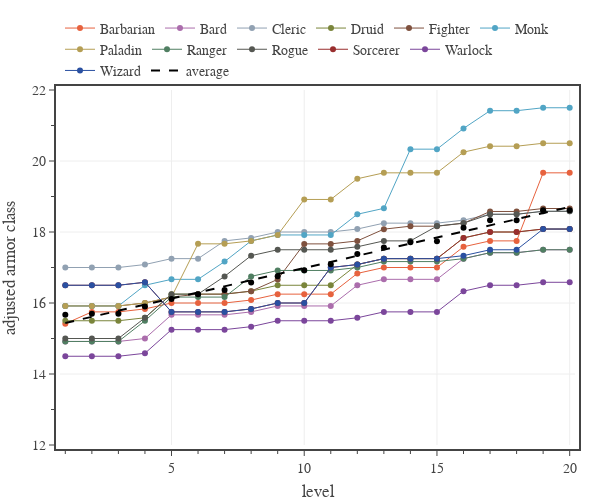

Source (notebook cell):
### Code cell
# Plots adjusted AC for each class.
# create figure
fig = go.Figure(
    layout=go.Layout(
        template=tfb.FIG_TEMPLATE,
        xaxis=dict(
            title_text='level',
            range=[0.8, 20.2],
            tick0=0, dtick=5,
            minor=dict(tick0=0, dtick=1),
        ),
        yaxis=dict(
            title_text='adjusted armor class',
            range=[12, 22],
            tick0=0, dtick=2,
            minor=dict(tick0=0, dtick=1),
        ),
        legend=dict(
            yanchor='bottom',  y=1.01,
            xanchor='left', x=0.00,
            bgcolor='rgba(0,0,0,0)',
            orientation='h',
            tracegroupgap=0,
        )
    )
)

# get PC data
levels = list(range(1,21))
for c in pcs:
    pc = pcs[c]
    sb_ave = np.array([np.mean(list(pc.set_level(lvl).build().get_save_bonuses().values())) for lvl in levels])
    ac_ave = np.array([pc.set_level(lvl).build().get_armor_class() for lvl in levels])
    ef_ave = (sb_ave + 14 + ac_ave)/2
    fig.add_trace(go.Scatter(
        x=levels, 
        y=ef_ave,
        mode='lines+markers', 
        line=dict(color=PC_CLASSES[c]['color'], width=1),
        marker=dict(color=PC_CLASSES[c]['color']),
        name=c,
        hovertemplate=
                f'<b>{c}</b><br>'+
                'level %{x:.0f}<br>'+
                'adj armor class %{y:.1f}'+
                '<extra></extra>'
    ))

# get PC data
levels = list(range(1,21))
sb_matrix = np.zeros([20,len(PC_CLASSES)])
ac_matrix = np.zeros([20,len(PC_CLASSES)])
ef_matrix = np.zeros([20,len(PC_CLASSES)])
pc_names = list(pcs.keys())
for i in range(len(pc_names)):
    pc = pcs[pc_names[i]]
    sb_matrix[:,i] = np.array([np.mean(list(pc.set_level(lvl).build().get_save_bonuses().values())) for lvl in levels])
    ac_matrix[:,i] = np.array([pc.set_level(lvl).build().get_armor_class() for lvl in levels])
    ef_matrix[:,i] = (sb_matrix[:,i] + 14 + ac_matrix[:,i])/2

plot_data_and_fit(
    fig, 
    levels, np.mean(ef_matrix, axis=1), 
    name='average',
    legendgroup='average',
    line=dict(color='black', dash='dash'),
    hovertemplate=
            f'<b>Average</b><br>'+
            'level %{x:.0f}<br>'+
            'save bonus %{y:.1f}'+
            '<extra></extra>',
    print_coefficients=True,
)

# show figure
fig.update_layout(width=600, height=500)
fig.show(config=tfb.FIG_CONFIG)

# save figures
if SAVEFIGS:
    fig.update_layout(autosize=True, width=None, height=None)
    #tfb.save_fig_html(fig, format='large', name=f'./fig-sb-vs-level-large', style='aspect-ratio:600/550')
    #tfb.save_fig_html(fig, format='small', name=f'./fig-sb-vs-level-small', style='aspect-ratio:600/600')

### Figure 1 — Plotly figure (JSON) as saved in the notebook; plotly's stock layout.template omitted (floating-point values rounded to 4 significant figures)
{"data": [{"hovertemplate": "<b>Barbarian</b><br>level %{x:.0f}<br>adj armor class %{y:.1f}<extra></extra>", "line": {"color": "#E7623E", "width": 1}, "marker": {"color": "#E7623E"}, "mode": "lines+markers", "name": "Barbarian", "type": "scatter", "x": [1, 2, 3, 4, 5, 6, 7, 8, 9, 10, 11, 12, 13, 14, 15, 16, 17, 18, 19, 20], "y": [15.42, 15.75, 15.75, 15.83, 16, 16, 16, 16.08, 16.25, 16.25, 16.25, 16.83, 17, 17, 17, 17.58, 17.75, 17.75, 19.67, 19.67]}, {"hovertemplate": "<b>Bard</b><br>level %{x:.0f}<br>adj armor class %{y:.1f}<extra></extra>", "line": {"color": "#AB6DAC", "width": 1}, "marker": {"color": "#AB6DAC"}, "mode": "lines+markers", "name": "Bard", "type": "scatter", "x": [1, 2, 3, 4, 5, 6, 7, 8, 9, 10, 11, 12, 13, 14, 15, 16, 17, 18, 19, 20], "y": [14.92, 14.92, 14.92, 15, 15.67, 15.67, 15.67, 15.75, 15.92, 15.92, 15.92, 16.5, 16.67, 16.67, 16.67, 17.25, 17.42, 17.42, 17.5, 17.5]}, {"hovertemplate": "<b>Cleric</b><br>level %{x:.0f}<br>adj armor class %{y:.1f}<extra></extra>", "line": {"color": "#91A1B2", "width": 1}, "marker": {"color": "#91A1B2"}, "mode": "lines+markers", "name": "Cleric", "type": "scatter", "x": [1, 2, 3, 4, 5, 6, 7, 8, 9, 10, 11, 12, 13, 14, 15, 16, 17, 18, 19, 20], "y": [17, 17, 17, 17.08, 17.25, 17.25, 17.75, 17.83, 18, 18, 18, 18.08, 18.25, 18.25, 18.25, 18.33, 18.5, 18.5, 18.58, 18.58]}, {"hovertemplate": "<b>Druid</b><br>level %{x:.0f}<br>adj armor class %{y:.1f}<extra></extra>", "line": {"color": "#7A853B", "width": 1}, "marker": {"color": "#7A853B"}, "mode": "lines+markers", "name": "Druid", "type": "scatter", "x": [1, 2, 3, 4, 5, 6, 7, 8, 9, 10, 11, 12, 13, 14, 15, 16, 17, 18, 19, 20], "y": [15.5, 15.5, 15.5, 15.58, 16.25, 16.25, 16.25, 16.33, 16.5, 16.5, 16.5, 17.08, 17.25, 17.25, 17.25, 17.83, 18, 18, 18.08, 18.08]}, {"hovertemplate": "<b>Fighter</b><br>level %{x:.0f}<br>adj armor class %{y:.1f}<extra></extra>", "line": {"color": "#7F513E", "width": 1}, "marker": {"color": "#7F513E"}, "mode": "lines+markers", "name": "Fighter", "type": "scatter", "x": [1, 2, 3, 4, 5, 6, 7, 8, 9, 10, 11, 12, 13, 14, 15, 16, 17, 18, 19, 20], "y": [15.92, 15.92, 15.92, 16, 16.17, 16.25, 16.25, 16.33, 16.66, 17.66, 17.66, 17.75, 18.08, 18.16, 18.16, 18.25, 18.58, 18.58, 18.66, 18.66]}, {"hovertemplate": "<b>Monk</b><br>level %{x:.0f}<br>adj armor class %{y:.1f}<extra></extra>", "line": {"color": "#51A5C5", "width": 1}, "marker": {"color": "#51A5C5"}, "mode": "lines+markers", "name": "Monk", "type": "scatter", "x": [1, 2, 3, 4, 5, 6, 7, 8, 9, 10, 11, 12, 13, 14, 15, 16, 17, 18, 19, 20], "y": [15.92, 15.92, 15.92, 16.5, 16.67, 16.67, 17.17, 17.75, 17.92, 17.92, 17.92, 18.5, 18.67, 20.33, 20.33, 20.92, 21.42, 21.42, 21.5, 21.5]}, {"hovertemplate": "<b>Paladin</b><br>level %{x:.0f}<br>adj armor class %{y:.1f}<extra></extra>", "line": {"color": "#B59E54", "width": 1}, "marker": {"color": "#B59E54"}, "mode": "lines+markers", "name": "Paladin", "type": "scatter", "x": [1, 2, 3, 4, 5, 6, 7, 8, 9, 10, 11, 12, 13, 14, 15, 16, 17, 18, 19, 20], "y": [15.92, 15.92, 15.92, 16, 16.17, 17.67, 17.67, 17.75, 17.92, 18.92, 18.92, 19.5, 19.67, 19.67, 19.67, 20.25, 20.42, 20.42, 20.5, 20.5]}, {"hovertemplate": "<b>Ranger</b><br>level %{x:.0f}<br>adj armor class %{y:.1f}<extra></extra>", "line": {"color": "#507F62", "width": 1}, "marker": {"color": "#507F62"}, "mode": "lines+markers", "name": "Ranger", "type": "scatter", "x": [1, 2, 3, 4, 5, 6, 7, 8, 9, 10, 11, 12, 13, 14, 15, 16, 17, 18, 19, 20], "y": [14.92, 14.92, 14.92, 15.5, 16.17, 16.17, 16.17, 16.75, 16.92, 16.92, 16.92, 17, 17.17, 17.17, 17.17, 17.25, 17.42, 17.42, 17.5, 17.5]}, {"hovertemplate": "<b>Rogue</b><br>level %{x:.0f}<br>adj armor class %{y:.1f}<extra></extra>", "line": {"color": "#555752", "width": 1}, "marker": {"color": "#555752"}, "mode": "lines+markers", "name": "Rogue", "type": "scatter", "x": [1, 2, 3, 4, 5, 6, 7, 8, 9, 10, 11, 12, 13, 14, 15, 16, 17, 18, 19, 20], "y": [15, 15, 15, 15.58, 16.25, 16.25, 16.75, 17.33, 17.5, 17.5, 17.5, 17.58, 17.75, 17.75, 18.17, 18.25, 18.5, 18.5, 18.58, 18.58]}, {"hovertemplate": "<b>Sorcerer</b><br>level %{x:.0f}<br>adj armor class %{y:.1f}<extra></extra>", "line": {"color": "#992E2E", "width": 1}, "marker": {"color": "#992E2E"}, "mode": "lines+markers", "name": "Sorcerer", "type": "scatter", "x": [1, 2, 3, 4, 5, 6, 7, 8, 9, 10, 11, 12, 13, 14, 15, 16, 17, 18, 19, 20], "y": [16.5, 16.5, 16.5, 16.58, 15.75, 15.75, 15.75, 15.83, 16, 16, 17, 17.08, 17.25, 17.25, 17.25, 17.83, 18, 18, 18.08, 18.08]}, {"hovertemplate": "<b>Warlock</b><br>level %{x:.0f}<br>adj armor class %{y:.1f}<extra></extra>", "line": {"color": "#7B469B", "width": 1}, "marker": {"color": "#7B469B"}, "mode": "lines+markers", "name": "Warlock", "type": "scatter", "x": [1, 2, 3, 4, 5, 6, 7, 8, 9, 10, 11, 12, 13, 14, 15, 16, 17, 18, 19, 20], "y": [14.5, 14.5, 14.5, 14.58, 15.25, 15.25, 15.25, 15.33, 15.5, 15.5, 15.5, 15.58, 15.75, 15.75, 15.75, 16.33, 16.5, 16.5, 16.58, 16.58]}, {"hovertemplate": "<b>Wizard</b><br>level %{x:.0f}<br>adj armor class %{y:.1f}<extra></extra>", "line": {"color": "#2A50A1", "width": 1}, "marker": {"color": "#2A50A1"}, "mode": "lines+markers", "name": "Wizard", "type": "scatter", "x": [1, 2, 3, 4, 5, 6, 7, 8, 9, 10, 11, 12, 13, 14, 15, 16, 17, 18, 19, 20], "y": [16.5, 16.5, 16.5, 16.58, 15.75, 15.75, 15.75, 15.83, 16, 16, 17, 17.08, 17.25, 17.25, 17.25, 17.33, 17.5, 17.5, 18.08, 18.08]}, {"hovertemplate": "<b>Average</b><br>level %{x:.0f}<br>save bonus %{y:.1f}<extra></extra>", "legendgroup": "average", "line": {"color": "black", "dash": "dash"}, "mode": "markers", "name": "average", "showlegend": false, "type": "scatter", "x": [1, 2, 3, 4, 5, 6, 7, 8, 9, 10, 11, 12, 13, 14, 15, 16, 17, 18, 19, 20], "y": [15.67, 15.69, 15.69, 15.9, 16.11, 16.24, 16.37, 16.58, 16.76, 16.92, 17.09, 17.38, 17.56, 17.71, 17.74, 18.12, 18.33, 18.33, 18.61, 18.61]}, {"hoverinfo": "skip", "hovertemplate": "<b>Average</b><br>level %{x:.0f}<br>save bonus %{y:.1f}<extra></extra>", "legendgroup": "average", "line": {"color": "black", "dash": "dash"}, "mode": "lines", "name": "average", "showlegend": true, "type": "scatter", "x": [1, 2, 3, 4, 5, 6, 7, 8, 9, 10, 11, 12, 13, 14, 15, 16, 17, 18, 19, 20], "y": [15.44, 15.61, 15.78, 15.95, 16.13, 16.3, 16.47, 16.64, 16.81, 16.99, 17.16, 17.33, 17.5, 17.67, 17.84, 18.02, 18.19, 18.36, 18.53, 18.7]}], "layout": {"height": 500, "legend": {"bgcolor": "rgba(0,0,0,0)", "orientation": "h", "tracegroupgap": 0, "x": 0, "xanchor": "left", "y": 1.01, "yanchor": "bottom"}, "width": 600, "xaxis": {"dtick": 5, "minor": {"dtick": 1, "tick0": 0}, "range": [0.8, 20.2], "tick0": 0, "title": {"text": "level"}}, "yaxis": {"dtick": 2, "minor": {"dtick": 1, "tick0": 0}, "range": [12, 22], "tick0": 0, "title": {"text": "adjusted armor class"}}}}
